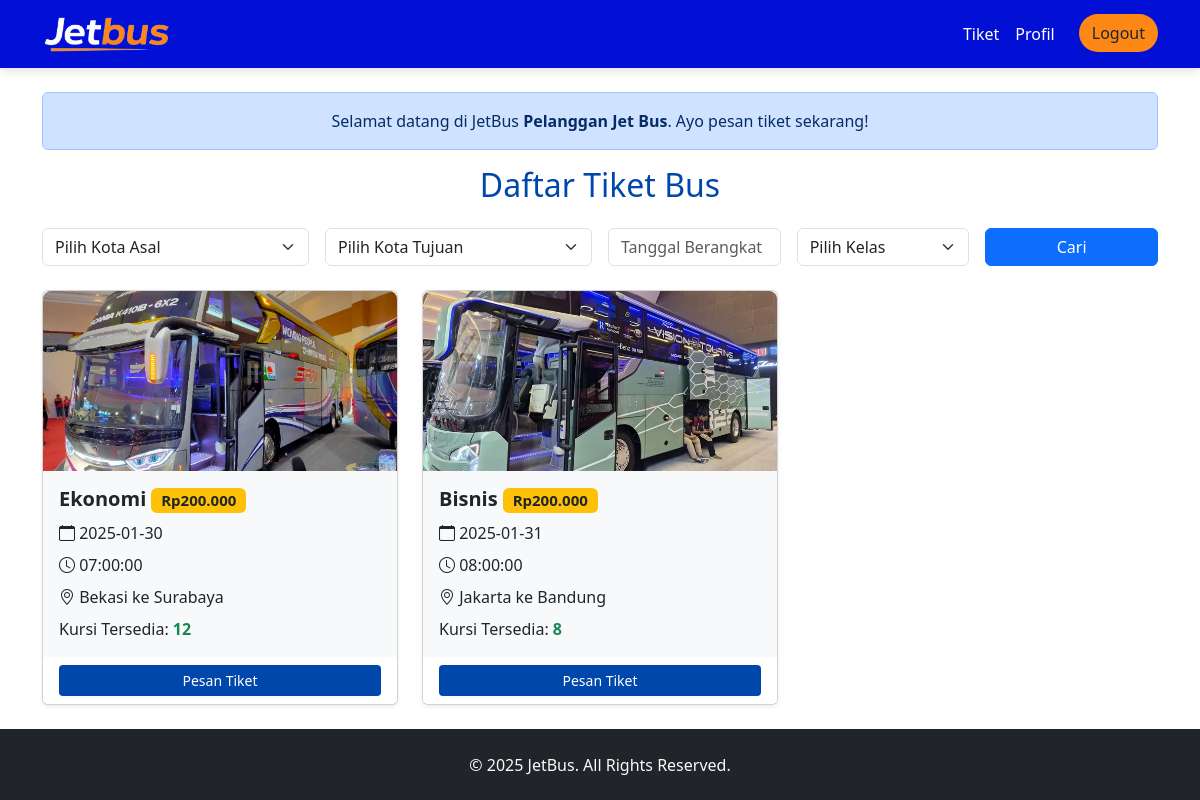
The page /pelanggan/index.php (signed in) on the database its author committed.
### tables this page shows
CREATE TABLE `bus` (
  `id_bus` int(11) NOT NULL,
  `no_plat` varchar(20) NOT NULL,
  `id_tipe` int(11) NOT NULL
);

CREATE TABLE `tipe_bus` (
  `id_tipe` int(11) NOT NULL,
  `nama_tipe` varchar(50) NOT NULL,
  `deskripsi` text DEFAULT NULL,
  `foto` varchar(255) NOT NULL
);

### pelanggan/index.php (the view, shortened to what this page needs)
<?php
include 'header.php';
include '../koneksi.php';
$asal = $_POST['asal'] ?? '';
$tujuan = $_POST['tujuan'] ?? '';
$tanggal = $_POST['tanggal'] ?? '';
$kelas = $_POST['kelas'] ?? '';
$query = "SELECT
            b.id_bus,
            r.lokasi_asal AS asal,
            r.lokasi_tujuan AS tujuan,
            j.waktu_berangkat AS jam_berangkat,
            j.tanggal_berangkat ,
            tb.nama_tipe AS kelas,
            t.harga,
            COUNT(CASE WHEN bk.status = 'tersedia' THEN 1 END) AS kursi_tersedia,
            tb.foto
          FROM bus b
          JOIN jadwal j ON b.id_bus = j.id_bus
          JOIN rute r ON j.id_rute = r.id_rute
          JOIN tiket t ON j.id_rute = t.id_rute AND b.id_tipe = t.id_tipe
          JOIN tipe_bus tb ON b.id_tipe = tb.id_tipe
          LEFT JOIN bangku bk ON b.id_bus = bk.id_bus
          WHERE (? = '' OR r.lokasi_asal = ?)
          AND (? = '' OR r.lokasi_tujuan = ?)
          AND (? = '' OR j.tanggal_berangkat = ?)
          AND (? = '' OR ? = 'semua Kelas' OR tb.nama_tipe = ?)
          GROUP BY b.id_bus";
$stmt = $koneksi->prepare($query);
$stmt->bind_param("sssssssss", $asal, $asal, $tujuan, $tujuan, $tanggal, $tanggal, $kelas, $kelas, $kelas);
$stmt->execute();
$result = $stmt->get_result();
$buses = [];
while ($row = $result->fetch_assoc()) {
    $buses[] = $row;
}
?>
<div class="container my-4">
    <div class="alert alert-primary text-center">
        Selamat datang di JetBus <strong><?= htmlspecialchars($_SESSION['nama']) ?></strong>. Ayo pesan tiket sekarang!
    </div>
    <h2 class="text-center mb-4" style="color: #0047AB;">Daftar Tiket Bus</h2>
    <form method="POST" class="row g-3 mb-4">
        <div class="col-md-3">
            <select class="form-select" name="asal">
                <option value="" selected disabled>Pilih Kota Asal</option>
            </select>
        </div>
        <div class="col-md-3">
            <select class="form-select" name="tujuan">
                <option value="" selected disabled>Pilih Kota Tujuan</option>
            </select>
        </div>
        <div class="col-md-2">
            <input type="text" class="form-control" name="tanggal" id="inputTgl" placeholder="Tanggal Berangkat" value="<?= htmlspecialchars($tanggal) ?>">
        </div>
        <div class="col-md-2">
            <select class="form-select" name="kelas">
                <option value="">Pilih Kelas</option>
            </select>
        </div>
        <div class="col-md-2">
            <button type="submit" class="btn btn-primary w-100">Cari</button>
        </div>
    </form>
    <?php if (empty($buses)) : ?>
        <div class="alert alert-warning text-center">
            Tidak ada tiket yang tersedia untuk pencarian ini.
        </div>
    <?php else : ?>
        <div class="row row-cols-1 row-cols-md-2 row-cols-lg-3 g-4">
            <?php foreach ($buses as $bus) : ?>
                <div class="col">
                    <div class="card shadow-sm">
                        <img src="../assets/upload/<?= htmlspecialchars($bus['foto']) ?>" class="card-img-top" alt="Bus" style="height: 180px; object-fit: cover; border-top-left-radius: .5rem; border-top-right-radius: .5rem;">
                        <div class="card-body bg-light">
                            <h5 class="card-title text-dark fw-bold">
                                <?= htmlspecialchars($bus['kelas']) ?>
                                <span class="badge bg-warning text-dark">Rp<?= number_format($bus['harga'], 0, ',', '.') ?></span>
                            </h5>
                            <p class="mb-2"><i class="bi bi-calendar"></i> <?= htmlspecialchars($bus['tanggal_berangkat']) ?></p>
                            <p class="mb-2"><i class="bi bi-clock"></i> <?= htmlspecialchars($bus['jam_berangkat']) ?></p>
                            <p class="mb-2"><i class="bi bi-geo-alt"></i> <?= htmlspecialchars($bus['asal']) ?> ke <?= htmlspecialchars($bus['tujuan']) ?></p>
                            <p class="mb-0"><i class="bi bi-chair"></i> Kursi Tersedia: <span class="fw-bold text-success"><?= $bus['kursi_tersedia'] ?></span></p>
                        </div>
                        <div class="card-footer bg-white border-0 text-center">
                            <form action="pesanTiket.php" method="POST">
                                <button type="submit" class="btn btn-sm w-100" style="background-color: #0047AB; color: white;">Pesan Tiket</button>
                            </form>
                        </div>
                    </div>
                </div>
            <?php endforeach; ?>
        </div>
    <?php endif; ?>
</div>
<?php include 'footer.php'; ?>

### pelanggan/header.php (shortened to what this page needs)
<!DOCTYPE html>
<html lang="en">
<head>
    <link href="https://cdn.jsdelivr.net/npm/bootstrap@5.3.0-alpha1/dist/css/bootstrap.min.css" rel="stylesheet">
    <link href="https://cdn.jsdelivr.net/npm/bootstrap-icons/font/bootstrap-icons.css" rel="stylesheet">
    <link rel="stylesheet" href="https://cdn.jsdelivr.net/npm/bootstrap-icons@1.11.3/font/bootstrap-icons.min.css">
    <link rel="stylesheet" href="https://cdn.datatables.net/1.13.6/css/dataTables.bootstrap5.min.css">
    <link href="https://cdnjs.cloudflare.com/ajax/libs/bootstrap-icons/1.10.5/font/bootstrap-icons.min.css" rel="stylesheet">
</head>
<body>
    <nav class="navbar navbar-expand-lg">
        <div class="container">
            <a class="navbar-brand" href="#">
                <img src="../assets/img/logo.png" alt="JetBus Logo" width="130" class="me-2">
            </a>
            <div class="collapse navbar-collapse" id="navbarNav">
                <ul class="navbar-nav ms-auto">
                    <li class="nav-item">
                        <a class="nav-link" href="index.php">Tiket</a>
                    </li>
                    <li class="nav-item">
                        <a class="nav-link" href="profil.php">Profil</a>
                    </li>
                    <li class="nav-item">
                        <a class="btn btn-custom ms-3" href="#" data-bs-toggle="modal" data-bs-target="#logoutModal">Logout</a>
                    </li>
                </ul>
            </div>
        </div>
    </nav>

### pelanggan/footer.php (shortened to what this page needs)
<footer class="text-light bg-dark py-4">
    <div class="text-center">
        <p class="mb-0">© 2025 JetBus. All Rights Reserved.</p>
    </div>
</footer>
</body>
</html>

### pelanggan/header.php (style rules this page uses)
.navbar { background: rgb(2, 16, 214); box-shadow: 0 4px 8px rgba(0, 0, 0, 0.1); }
.navbar-brand { font-weight: bold; color: #FD8816; font-size: 1.5rem; }
.nav-link { color: #FFFFFF; font-weight: 500; transition: all 0.3s ease-in-out; }
.btn-custom { background-color: #FD8816; border-radius: 20px; font-weight: 500; transition: all 0.3s ease-in-out; }

### rows shown on the page
bus: id_tipe.foto (picture), id_tipe.nama_tipe "Ekonomi", harga "200.000", tanggal_berangkat "2025-01-30", jam_berangkat "07:00:00", asal "Bekasi", tujuan "Surabaya", kursi_tersedia "12"
bus: id_tipe.foto (picture), id_tipe.nama_tipe "Bisnis", harga "200.000", tanggal_berangkat "2025-01-31", jam_berangkat "08:00:00", asal "Jakarta", tujuan "Bandung", kursi_tersedia "8"

### other values the page prints
$_SESSION['nama'] "Pelanggan Jet Bus"
